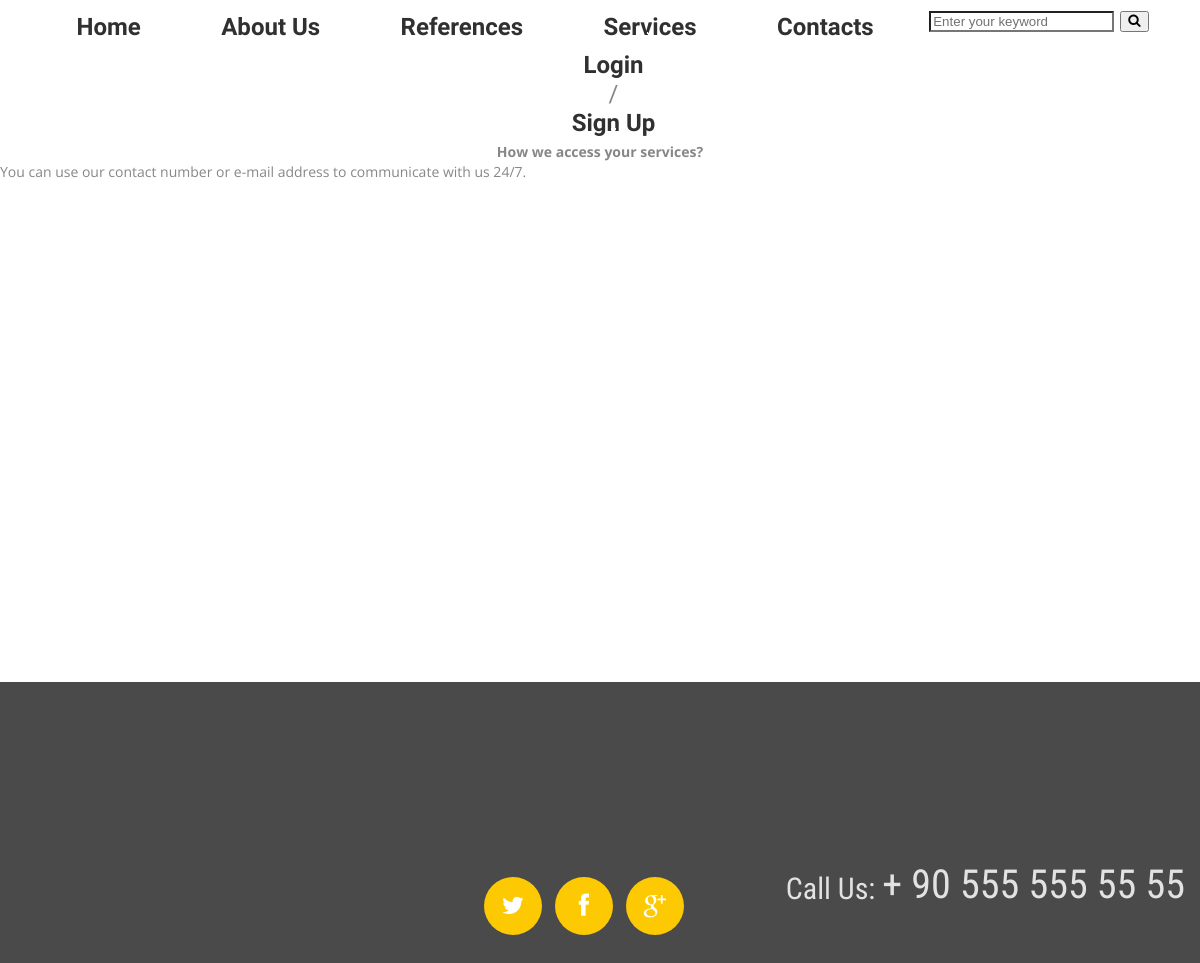
Screenshot of /faq/ with the database file from the repository.
### home/models.py (models this page shows, shortened)
class FAQ(models.Model):
     STATUS = (
        ('True', 'Evet'),
        ('FALSE', 'HAYIR'),
        )
     reservationnumber = models.IntegerField()
     question = models.CharField(max_length=150)
     answer = models.TextField()
     status = models.CharField(max_length=10, choices=STATUS)
     created_at = models.DateTimeField(auto_now_add=True)
     updated_at = models.DateTimeField(auto_now=True)

### home/views.py (the view)
# urls.py: path('faq/', views.faq, name='faq'),
def faq(request):
    category = Category.objects.all()
    faq = FAQ.objects.all().order_by('reservationnumber')
    context = {
        'category': category,
        'faq': faq,
    }
    return render(request, 'faq.html', context)

### home/templates/faq.html (shortened to what this page needs)
{% extends "homebase.html" %}
{% block content %}
<div class="content">
	<div class="container" style="background: white; padding-bottom: 500px">
		<div class="row">
			<table cellpadding="5" width="1200">
				{% for rs in faq %}
					<tr>
						<th> {{rs.question}} </th>
					</tr>
					<tr>
						 <td> {{rs.answer}} </td>
					</tr>
				{% endfor %}
			</table>
		</div>
	</div>
</div>
{% endblock %}

### home/static/css/style.css (style rules this page uses)
html { width: 100%; }
* { -webkit-text-size-adjust: none; }
body { position: relative; background-color: #4a4a4a; color: #878787; font: 14px/20px 'Open Sans', sans-serif; }
.content { padding-bottom: 113px; }

### home/static/css/grid.css (style rules this page uses)
body { min-width: 1200px; }

### rows the page displays
FAQ: question "How we access your services?", answer "You can use our contact number or e-mail address to communicate with us 24/7."
